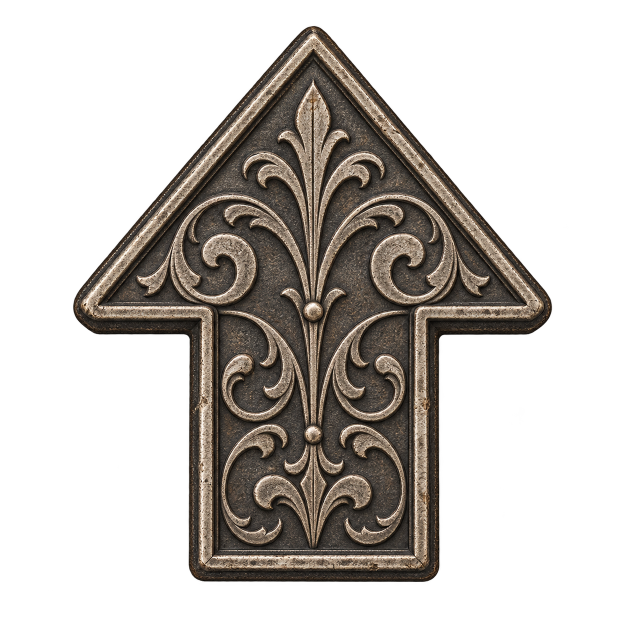
#> input picture GameplayPage/New Arrow.png, 1254 x 1254 px (shown at 1/2 size)
$ python build_trade_arrows.py
#> lines starting #> are read from the running program, lines starting #| are printed output that depends on the picture; after the words box and inside, x2 and y2 are one past the last pixel; in counts of white or black regions, pixels touching at a corner belong together
"""Build the game's trade sprites from New Arrow.png and the generated stop bar.

Requires Pillow only when rebuilding artwork; the game still uses just Pygame.
Run from any directory: python tools/build_trade_arrows.py
"""

from pathlib import Path

from PIL import Image, ImageChops, ImageDraw, ImageFilter


ROOT = Path(__file__).resolve().parents[1]
OUTPUT = ROOT / "GameplayPage" / "Arrows"
SPRITE_SIZE = (512, 512)
HINGE_Y = 690  # Everything below this point stays pixel-identical in each frame.
HEAD_OFFSETS = (0, 36, 72)


def clean_source(image):
    """Remove isolated faint export specks while retaining antialiased edges."""
    alpha = image.getchannel("A")
    support = alpha.point(lambda value: 255 if value > 16 else 0)
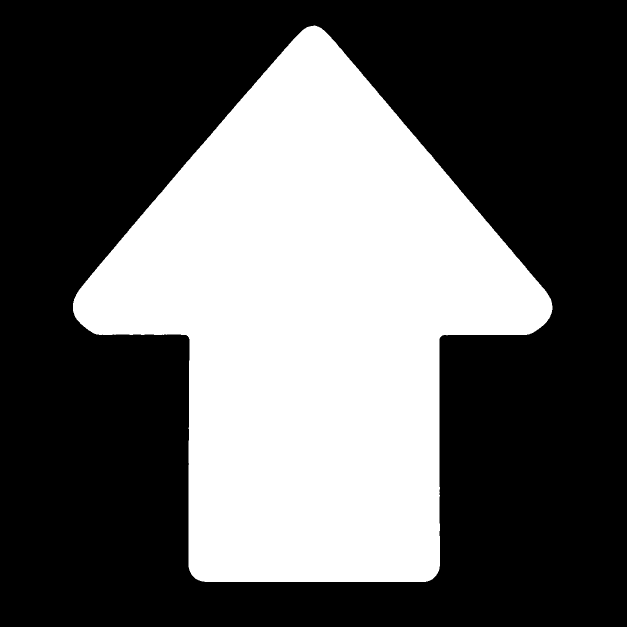
#> support: PIL image 1254x1254 L (shown at 1/2 size); 37.3% white; 1 white region, box (x1, y1, x2, y2) and area: (146, 51, 1105, 1164) 587325
    ImageDraw.floodfill(support, (627, 900), 128)
    support = support.point(lambda value: 255 if value == 128 else 0)
    support = support.filter(ImageFilter.MaxFilter(3))
#> support: PIL image 1254x1254 L; 37.6% white; 1 white region, box (x1, y1, x2, y2) and area: (145, 50, 1106, 1165) 591508
    image.putalpha(ImageChops.multiply(alpha, support))
    return image


def build_sprites():
    OUTPUT.mkdir(parents=True, exist_ok=True)
    original = clean_source(
        Image.open(ROOT / "GameplayPage" / "New Arrow.png").convert("RGBA")
    )
    bar = Image.open(OUTPUT / "Stop Bar.png").convert("RGBA")
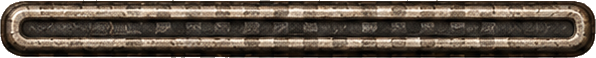
#> input picture GameplayPage/Arrows/Stop Bar.png, 596 x 58 px
#> bar is the input picture: PIL image 596x58 RGBA; mean R, G, B, A 94.4, 82.4, 70.8, 245.7
    bar = bar.resize((520, 38), Image.Resampling.LANCZOS)
#> bar: PIL image 520x38 RGBA
    width, height = original.size
#> width = 1254; height = 1254
    head = original.crop((0, 0, width, HINGE_Y))
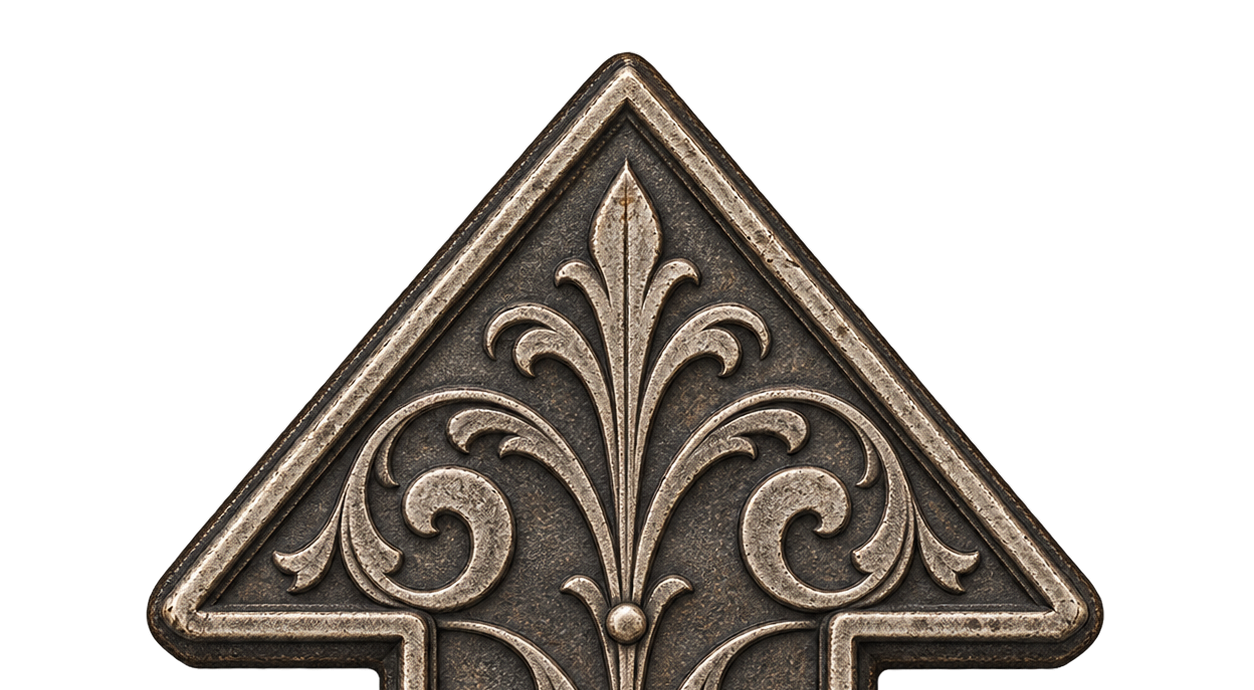
#> head: PIL image 1254x690 RGBA; mean R, G, B, A 40.1, 35.3, 30.7, 101.8; transparent parts drawn white
    shaft = original.crop((0, HINGE_Y, width, height))
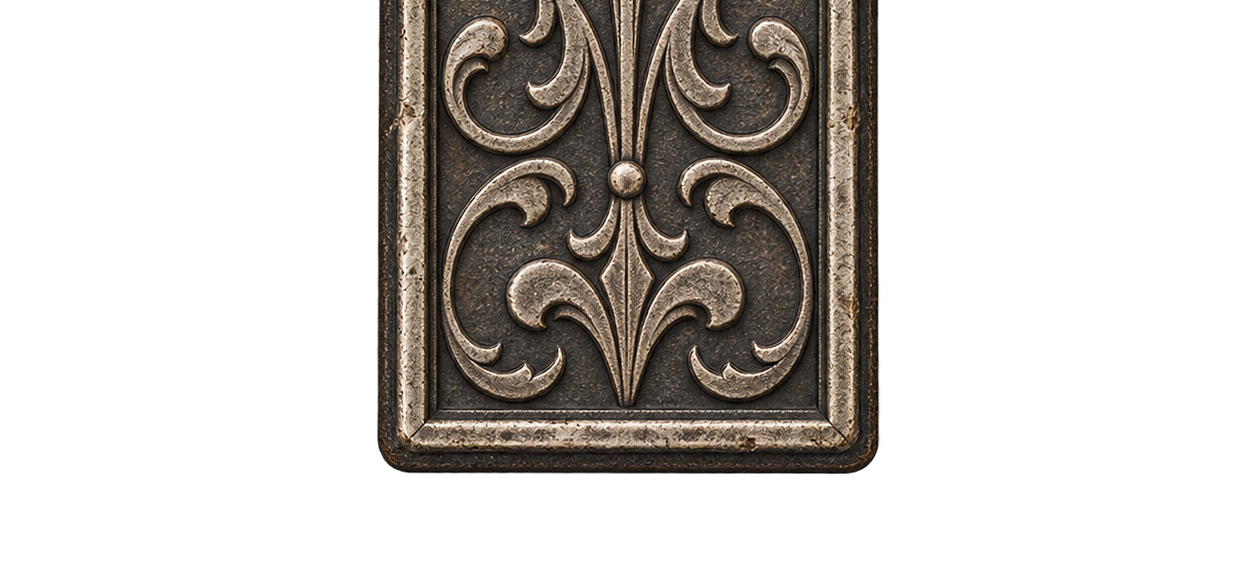
#> shaft: PIL image 1254x564 RGBA; mean R, G, B, A 31.6, 27.7, 23.9, 84.3; transparent parts drawn white

    for index, offset in enumerate(HEAD_OFFSETS):
        frame = Image.new("RGBA", original.size)
        if offset:
            # Foreshorten the head toward the stationary shoulder/shaft join.
            tilted = head.resize((width, HINGE_Y - offset), Image.Resampling.LANCZOS)
            frame.paste(tilted, (0, offset))
        else:
            frame.paste(head, (0, 0))
        frame.paste(shaft, (0, HINGE_Y))

        for kind in ("single", "all"):
            sprite = frame.copy()
            if kind == "all":
                sprite.alpha_composite(bar, ((width - bar.width) // 2, 2))
            sprite = sprite.resize(SPRITE_SIZE, Image.Resampling.LANCZOS)
            sprite.save(OUTPUT / f"{kind}-up-{index}.png", optimize=True)
            sprite.transpose(Image.Transpose.ROTATE_180).save(
                OUTPUT / f"{kind}-down-{index}.png", optimize=True,
            )
#> this loop made 3 passes
#> pass 1, in build_sprites, `sprite.transpose(Image.Transpose.ROTATE_180).save( OUTPUT / f"{kind}-d..`:
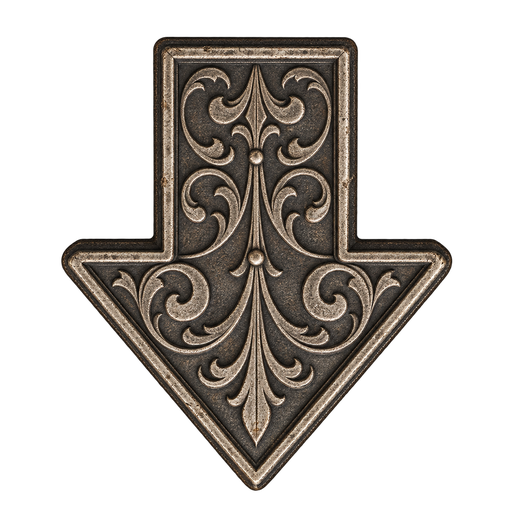
#> saved as single-down-0.png: PIL image 512x512 RGBA; mean R, G, B, A 36, 31.7, 27.5, 93.9; transparent parts drawn white
#> after the loop:
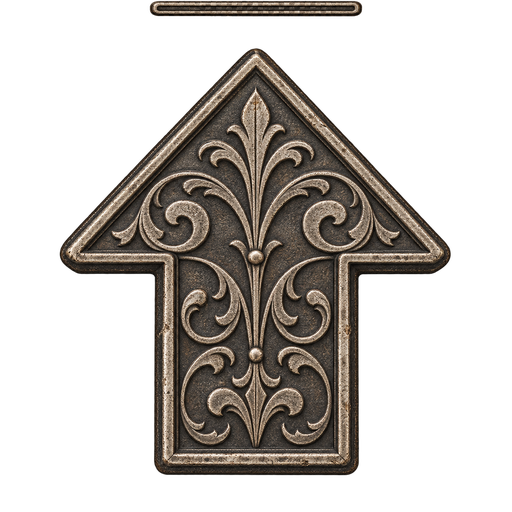
#> sprite: PIL image 512x512 RGBA; mean R, G, B, A 35, 30.7, 26.6, 91.2; transparent parts drawn white
#> after the loop:
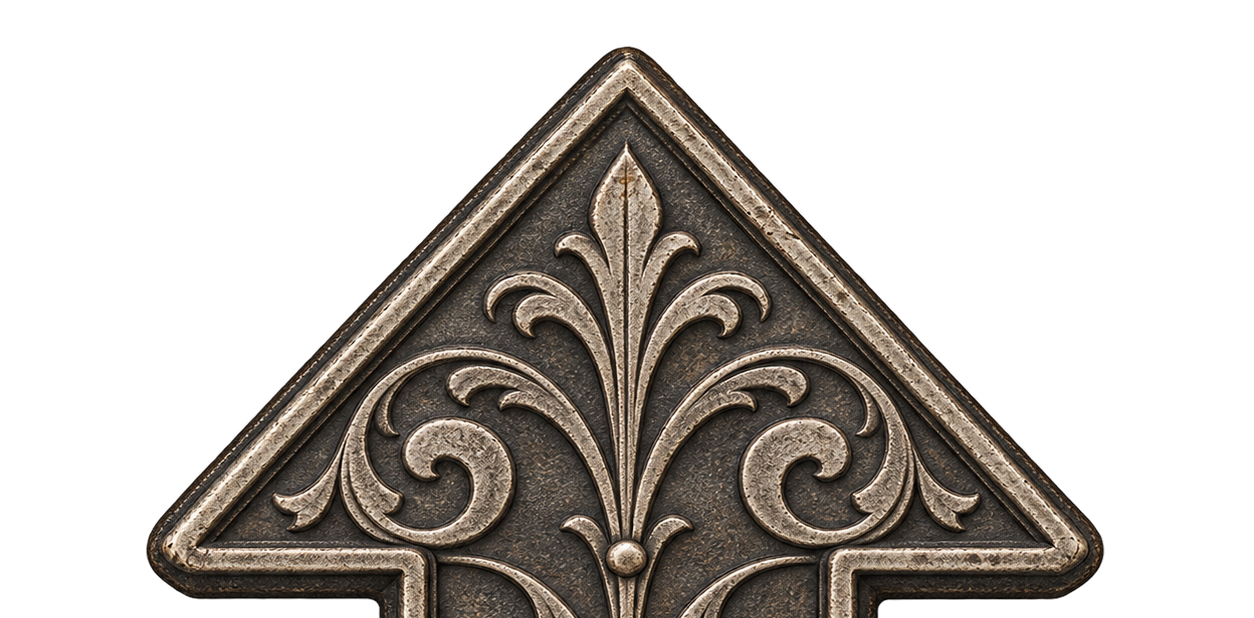
#> tilted: PIL image 1254x618 RGBA; mean R, G, B, A 39.8, 35.1, 30.5, 101.8; transparent parts drawn white


if __name__ == "__main__":
    build_sprites()
